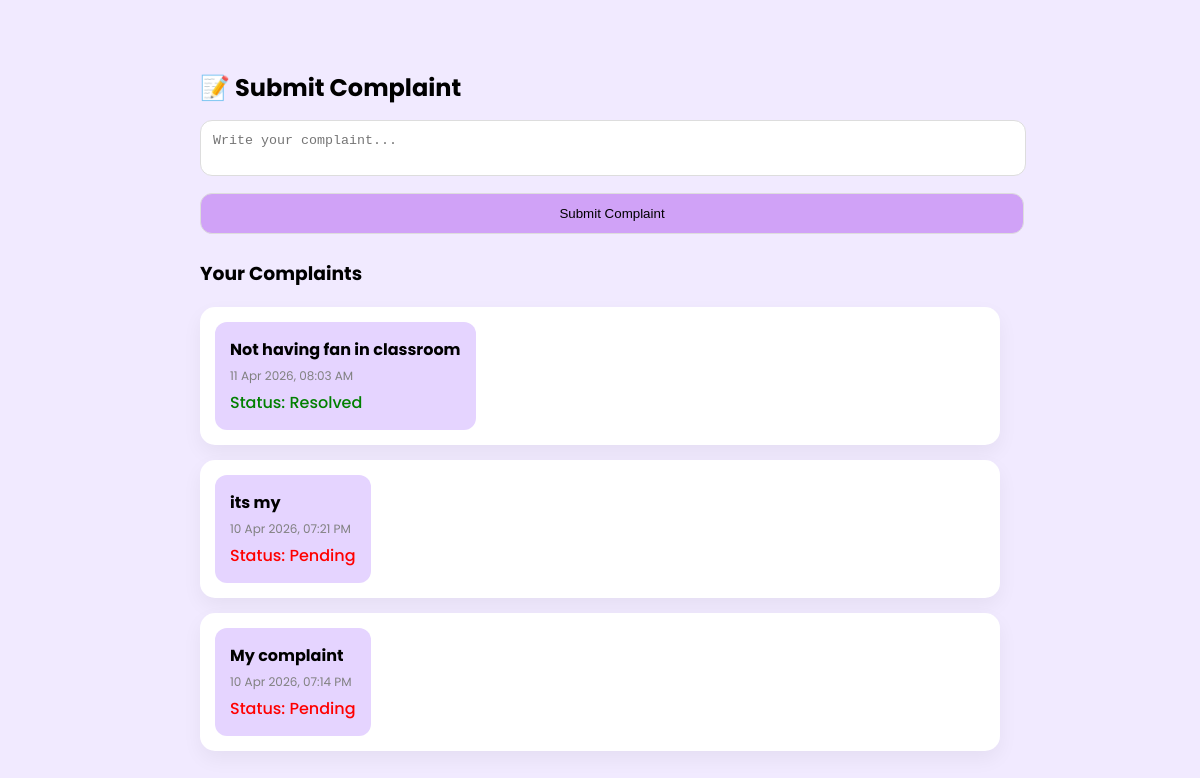
The app's page /complaint/ (signed in) with its own data.
### progress/models.py (models this page shows, shortened)
class Complaint(models.Model):
    STATUS_CHOICES = [
        ('Pending', 'Pending'),
        ('Resolved', 'Resolved')
    ]
    student = models.ForeignKey(
        settings.AUTH_USER_MODEL,
        on_delete=models.CASCADE
    )
    message = models.TextField()
    status = models.CharField(max_length=10, choices=STATUS_CHOICES, default='Pending')
    created_at = models.DateTimeField(auto_now_add=True)

### progress/views.py (the view, shortened to what this page needs)
# urls.py: path('complaint/', submit_complaint, name='submit_complaint'),
@login_required
def submit_complaint(request):
    complaints = Complaint.objects.filter(student=request.user).order_by('-created_at')
    return render(request, 'submit_complaint.html', {
        'complaints': complaints
    })

### templates/submit_complaint.html (shortened to what this page needs)
{% load static %}
<!DOCTYPE html>
<html>
<head>
</head>
<body>
<div class="main">
<h2>📝 Submit Complaint</h2>
<form method="POST">
<textarea name="message" placeholder="Write your complaint..." required></textarea>
<button type="submit">Submit Complaint</button>
</form>
<div class="section">
<h3>Your Complaints</h3>
{% for c in complaints %}
<div class="card">
<div class="complaint-box">
    <p><b>{{ c.message }}</b></p>
    <p style="font-size:12px; color:gray;">
        {{ c.created_at|date:"d M Y, h:i A" }}
    </p>
    <p class="status {% if c.status == 'Pending' %}pending{% else %}resolved{% endif %}">
        Status: {{ c.status }}
    </p>
</div>
</div>
{% empty %}
<p>No complaints yet</p>
{% endfor %}
</div>
</div>
</body>
</html>

### templates/submit_complaint.html (style rules this page uses)
body { margin: 0; font-family: 'Poppins', sans-serif; background: #F1EAFF; }
.main { max-width: 800px; margin: 30px auto; padding: 20px; }
h2 { margin-bottom: 15px; }
form textarea { width: 100%; padding: 12px; border-radius: 12px; border: 1px solid #ddd; resize: none; margin-bottom: 10px; }
form button { background: #D0A2F7; border: 1px solid #ddd; padding: 12px; width: 103%; border-radius: 12px; cursor: pointer; transition: 0.3s; }
.section { margin-top: 25px; }
.card { background: white; padding: 15px; border-radius: 15px; margin-bottom: 15px; box-shadow: 0 8px 20px rgba(0,0,0,0.05); animation: fadeUp 0.5s ease; }
.complaint-box { display: inline-block; background: #E5D4FF; padding: 10px 15px; border-radius: 12px; max-width: 100%; }
.complaint-box p { margin: 5px 0; }
.status { font-weight: 500; }
.status.pending { color: red; }
.status.resolved { color: green; }

### records on screen
Complaint: message "Not having fan in classroom", created_at "11 Apr 2026, 08:03 AM", status "Resolved"
Complaint: message "its my", created_at "10 Apr 2026, 07:21 PM", status "Pending"
Complaint: message "My complaint", created_at "10 Apr 2026, 07:14 PM", status "Pending"
